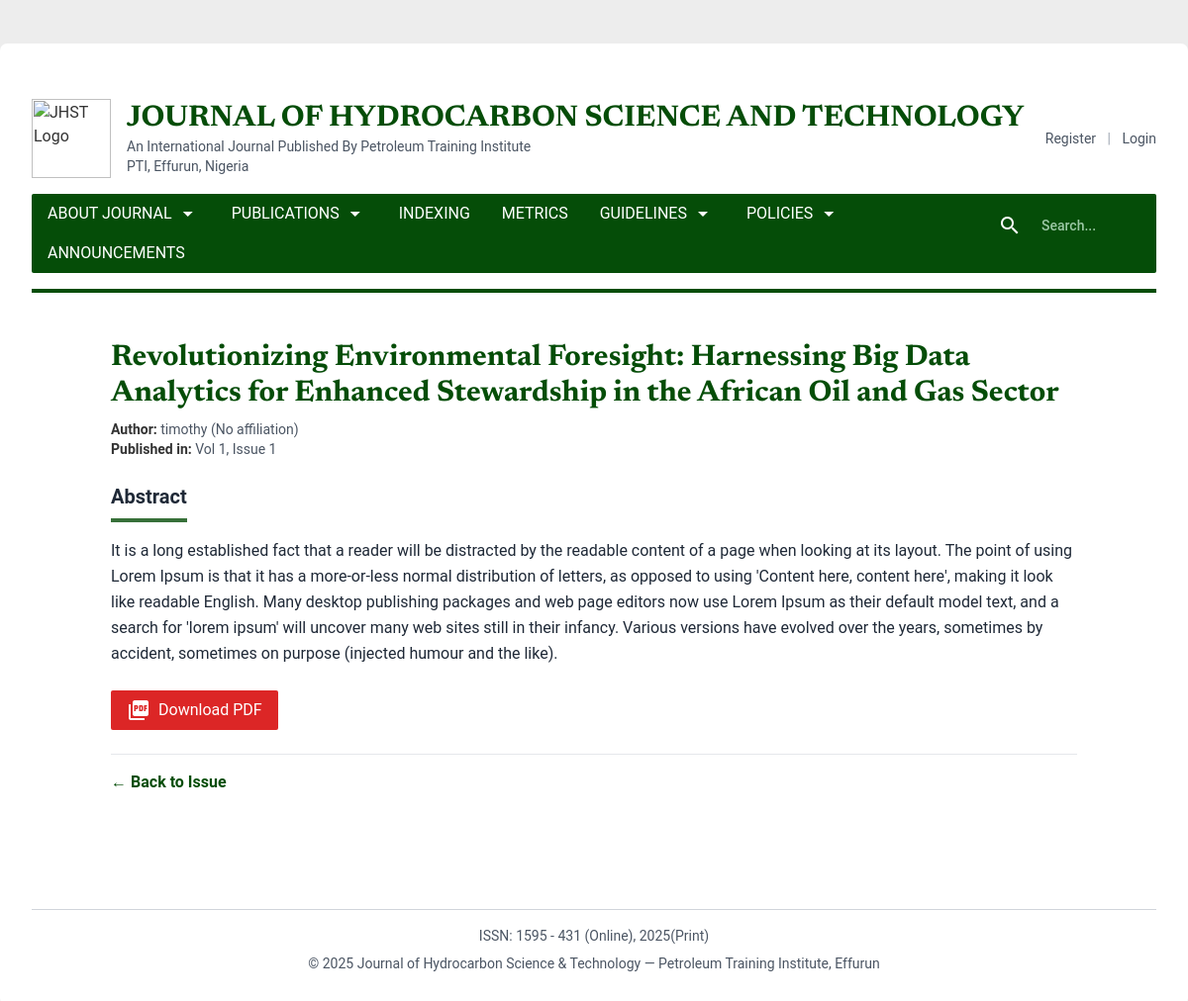
Screenshot of /article/2/ with the database file from the repository.
### journal/models.py (models this page shows, shortened)
class Article(models.Model):
    manuscript = models.OneToOneField(Manuscript, on_delete=models.CASCADE)
    issue = models.ForeignKey(Issue, on_delete=models.CASCADE, related_name='articles')
    page_start = models.IntegerField(null=True, blank=True)
    page_end = models.IntegerField(null=True, blank=True)
    doi = models.CharField(max_length=100, unique=True, blank=True, null=True)

class Manuscript(models.Model):
    STATUS_CHOICES = [
        ('submitted', 'Submitted'),
        ('under_review', 'Under Review'),
        ('accepted', 'Accepted'),
        ('rejected', 'Rejected'),
        ('published', 'Published'),
    ]
    title = models.CharField(max_length=255)
    abstract = models.TextField()
    file = models.FileField(upload_to='manuscripts/')
    co_authors = models.CharField(max_length=500, blank=True, help_text="Names of co-authors, separated by commas")
    affiliations = models.TextField(blank=True, help_text="Author affiliations")
    author = models.ForeignKey(User, on_delete=models.CASCADE, related_name='manuscripts')
    reviewer = models.ForeignKey(User, on_delete=models.SET_NULL, null=True, blank=True, related_name='assigned_manuscripts')
    submitted_date = models.DateTimeField(auto_now_add=True)
    status = models.CharField(max_length=20, choices=STATUS_CHOICES, default='submitted')
    keywords = models.CharField(max_length=255, help_text="Comma-separated keywords")
    is_paid = models.BooleanField(default=False, help_text="Has the publication fee been paid?")

class User(AbstractUser):
    is_researcher = models.BooleanField(default=False)
    is_reviewer = models.BooleanField(default=False)
    is_editor = models.BooleanField(default=False)
    affiliation = models.CharField(max_length=255, blank=True)
    avatar = models.ImageField(upload_to='avatars/', blank=True, null=True)

class Issue(models.Model):
    volume = models.ForeignKey(Volume, on_delete=models.CASCADE, related_name='issues')
    number = models.IntegerField()
    publication_date = models.DateField()
    def __str__(self):
        return f"Vol {self.volume.number}, Issue {self.number}"

class Volume(models.Model):
    number = models.IntegerField()
    year = models.IntegerField()

### journal/views.py (the view)
# urls.py: path('article/<int:article_id>/', views.article_detail, name='article_detail'),
def article_detail(request, article_id):
    article = get_object_or_404(Article, id=article_id)
    return render(request, 'journal/article_detail.html', {'article': article})

### templates/journal/article_detail.html
﻿{% extends 'base.html' %} {% block content %}
<section class="max-w-5xl mx-auto space-y-8">
  <div class="bg-card-light dark:bg-card-dark p-6 rounded mb-8">
    <h2 class="text-3xl font-display font-bold text-primary mb-2">
      {{ article.manuscript.title }}
    </h2>
    <div class="text-sm text-gray-600 dark:text-gray-400 mb-6">
      <p>
        <strong class="text-text-light dark:text-text-dark">Author:</strong>
        {{ article.manuscript.author.username }} ({{ article.manuscript.author.affiliation|default:"No affiliation" }})
      </p>
      <p>
        <strong class="text-text-light dark:text-text-dark"
          >Published in:</strong
        >
        {{ article.issue }}
      </p>
    </div>
    <div class="mb-6">
      <h3
        class="text-xl font-bold text-gray-800 dark:text-gray-100 border-b-4 border-primary/80 pb-2 mb-4 inline-block"
      >
        Abstract
      </h3>
      <p class="leading-relaxed text-gray-800 dark:text-gray-200">
        {{ article.manuscript.abstract }}
      </p>
    </div>
    <div class="flex items-center space-x-4 mb-6">
      <a
        href="{{ article.manuscript.file.url }}"
        target="_blank"
        class="inline-flex items-center bg-red-600 text-white px-4 py-2 rounded hover:bg-red-700 transition"
      >
        <span class="material-icons text-base mr-2">picture_as_pdf</span>
        Download PDF
      </a>
    </div>
    <div class="pt-4 border-t border-border-light dark:border-border-dark">
      <a
        href="{% url 'issue_detail' article.issue.id %}"
        class="text-primary hover:underline font-semibold"
      >
        ← Back to Issue
      </a>
    </div>
  </div>
</section>
{% endblock %}

### templates/base.html (style rules this page uses)
body { background-color: #ededed !important; }

### rows the page displays
Article: manuscript "Revolutionizing Environmental Foresight: Harnessing Big Data Analytics for Enhanced Stewardship in the African Oil and Gas Sector", manuscript.author.username "timothy", manuscript.author.affiliation "No affiliation", issue "Vol 1, Issue 1", manuscript.abstract "It is a long established fact that a reader will be distracted by the readable content of a page when looking at its layout. The point of using Lorem Ipsum is that it has a more-or-less normal distribution of letters, as opposed to using 'Content here, content here', making it look like readable English. Many desktop publishing packages and web page editors now use Lorem Ipsum as their default model text, and a search for 'lorem ipsum' will uncover many web sites still in their infancy. Various versions have evolved over the years, sometimes by accident, sometimes on purpose (injected humour and the like)."
